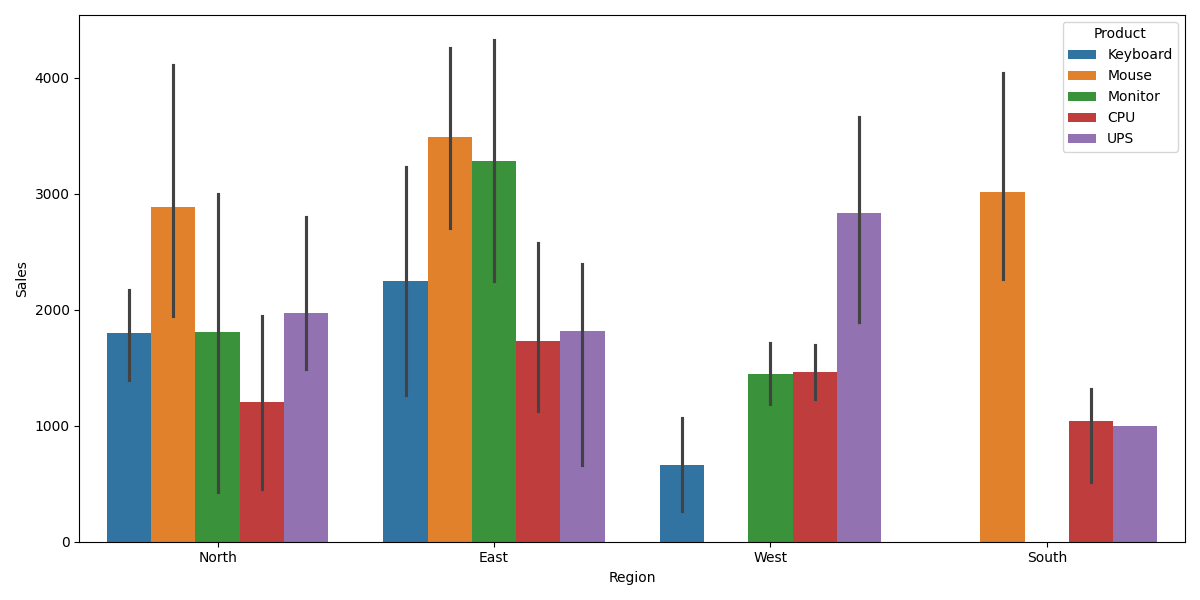

Source code (Python):
import seaborn as sns
import matplotlib.pyplot as plt
import pandas as pd
import numpy as np

df = pd.read_csv(r"E:\Data Analytics work\VS code work\day10\sales_cleaned.csv")
df['Category'] = np.where(df['Sales'] > 500, 'High', 'Low')

plt.figure(figsize=(12, 6))
sns.barplot(x='Region', y='Sales', hue='Category', data=df, estimator=sum)
plt.title("Revenue Comparison: Region vs. Category")
plt.show()

import seaborn as sns
import pandas as pd
import matplotlib.pyplot as plt

# Load data
df = pd.read_csv(r"E:\Data Analytics work\VS code work\day10\sales_cleaned.csv")

# Convert Sales to numeric (safe)
df['Sales'] = pd.to_numeric(df['Sales'], errors='coerce')
df['Category'] = np.where(df['Sales'] > 500, 'High', 'Low')

# Plot using Product instead of Category
plt.figure(figsize=(12, 6))
sns.barplot(x='Region', y='Sales', hue='Product', data=df, estimator=sum)

plt.legend(title='Product')
plt.tight_layout()

plt.show()
